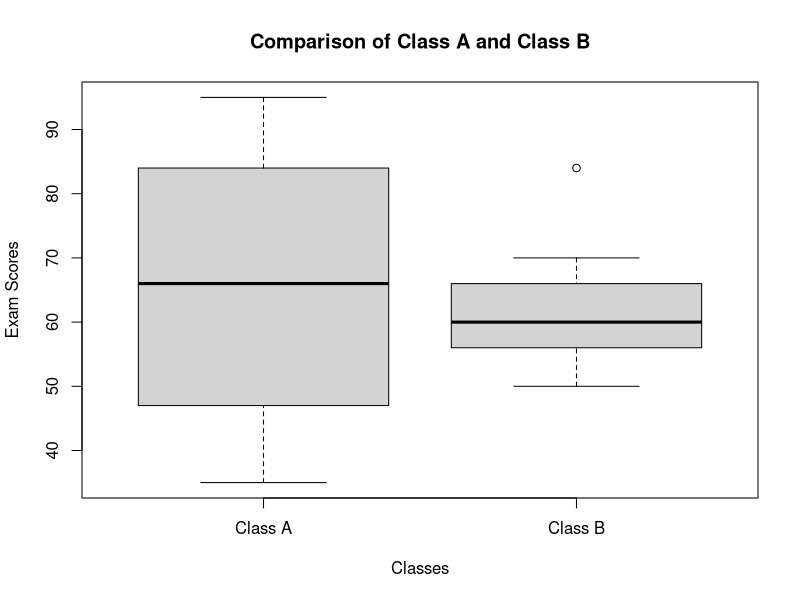

Reproduce this figure in R.
# LAB - DAY 2

# Q3. MEAN, MEDIAN, RANGE AND BOXPLOT

# Given data

Class_A <- c(76, 35, 47, 64, 95, 66, 89, 36, 84)

Class_B <- c(51, 56, 84, 60, 59, 70, 63, 66, 50)


# Q3(i) Find Mean

mean_A <- mean(Class_A)
mean_B <- mean(Class_B)

print(mean_A)
print(mean_B)


# Q3(i) Find Median

median_A <- median(Class_A)
median_B <- median(Class_B)

print(median_A)
print(median_B)


# Q3(i) Find Range

range_A <- max(Class_A) - min(Class_A)
range_B <- max(Class_B) - min(Class_B)

print(range_A)
print(range_B)


# Q3(ii) Boxplot

boxplot(Class_A, Class_B,
        names = c("Class A", "Class B"),
        main = "Comparison of Class A and Class B",
        xlab = "Classes",
        ylab = "Exam Scores")
